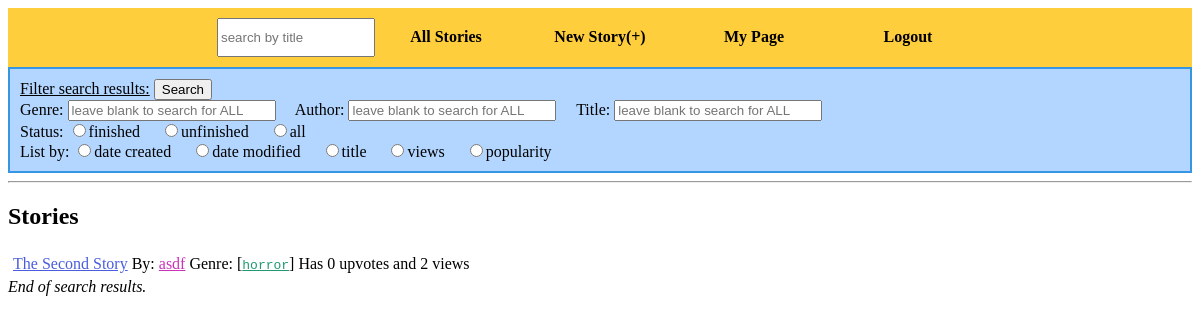
/search?genre=horror, run on the app's committed database.
### tables this page shows
CREATE TABLE stories (title TEXT, creator TEXT, id INTERGER PRIMARY KEY, genre TEXT, word_limit INTEGER, cooldown INTEGER, contributions INTEGER, finished BOOLEAN, likes INTEGER, views INTEGER);

### ourStory.py (the view)
@app.route('/search', methods = ['GET'])
def search_route():
    results = search.getAllStories()
    listUsers = False #jinja wont render this if you are not searching for author/user
    query = request.args.get("q", "")
    author = request.args.get("by", "")
    genre = request.args.get("genre", "")
    status = request.args.get("status", "")
    sortby = request.args.get("sort", "c")
    if query != "":
        results = search.filter_by_title(query, results)
    if genre != "":
        results = search.filter_by_genre(genre, results)
    if author != "":
        results = search.filter_by_author(author, results)
        listUsers = search.getUsers(author)
    if status != "":
        results = search.filter_by_status(status, results)
    results = search.sortby(sortby, results)
    return render_template("list.html", page_title="Search Results", listStories=results, listUsers=listUsers)

### util/search.py (called while the page is built)
def getAllStories():
    db = sqlite3.connect(db_name)
    c = db.cursor()
    list_of_tuples = c.execute("SELECT id, title, creator, genre, finished, likes, views, contributions FROM stories;").fetchall()
    list_of_stories = []
    for story in list_of_tuples:
        story = tuple_to_dictionary(story, ['id', 'title', 'author', 'genre', 'finished', 'popularity', 'views', 'contributions'])
        story["modified"] = c.execute("SELECT timestamp FROM story_0;").fetchall()[-1][0]
        list_of_stories.append(story)
    db.close()
    return list_of_stories

def tuple_to_dictionary(tuuple, list_of_keys):
    d = {} #the dictionary
    index = 0 #the column index
    while index < len(tuuple):
        d[ list_of_keys[index] ] = tuuple[index]
        index += 1
    return d

def filter_by_genre(genre, list_of_stories):
    results = []
    genre = genre.lower()
    for story in list_of_stories:
        storyGenre = story["genre"].replace('_', ' ')
        if storyGenre.find(genre) != -1 or genre.find(storyGenre) != -1:
            results.append(story)
    return results

def sortby(criteria, list_of_stories):
    if criteria == 'a':
        list_of_stories.sort(key = lambda story: story["title"])
    elif criteria == 'c':
        list_of_stories.sort(key = lambda story: story["id"])
    elif criteria == 'v':
        list_of_stories.sort(key = lambda story: story["views"])
    elif criteria == 'p':
        list_of_stories.sort(key = lambda story: story["popularity"])
    elif criteria == 'd':
        list_of_stories.sort(key = lambda story: story["modified"])
    return list_of_stories

### templates/list.html (shortened to what this page needs)
{% extends "base.html" %}
{% block body %}
<div class="form">
    <form method="GET" action="/search">
        <u>Filter search results:</u> <input type="submit" value="Search"> <br>
        Genre: <input type="text" name="genre" placeholder="leave blank to search for ALL">&nbsp;&nbsp;&nbsp;&nbsp;
        Author: <input type="text" name="by" placeholder="leave blank to search for ALL">&nbsp;&nbsp;&nbsp;&nbsp;
        Title: <input type="text" name="q" placeholder="leave blank to search for ALL"><br>
        Status: <input type="radio" name="status" value="finished">finished&nbsp;&nbsp;&nbsp;&nbsp; <input type="radio" name="status" value="unfinished">unfinished&nbsp;&nbsp;&nbsp;&nbsp; <input type="radio" name="status" value="all">all<br>
        List by: <input type="radio" name="sort" value="c">date created&nbsp;&nbsp;&nbsp;&nbsp; <input type="radio" name="sort" value="d">date modified&nbsp;&nbsp;&nbsp;&nbsp; <input type="radio" name="sort" value="a">title&nbsp;&nbsp;&nbsp;&nbsp; <input type="radio" name="sort" value="v">views&nbsp;&nbsp;&nbsp;&nbsp; <input type="radio" name="sort" value="p">popularity<br>
    </form>
</div>
<div id="results">
    <hr/>
    <h2>Stories</h2>
    <div id="stories" class="list">
    {% for story in listStories %}
        {% set id = story["id"] %}
        {% set who = story["author"] %}
        {% set genre = story["genre"] %}
        <div>
        <a class="storyLink" href="/story?id={{id}}">{{ story["title"] }}</a>
        By: <a class="userLink" href="/user?id={{who}}">{{ who }}</a>
        Genre: [<a class="genre" href="/search?genre={{genre}}">{{ genre }}</a>]
        Has {{ story["popularity"] }} upvotes and {{ story["views"] }} views
        </div>
    {% endfor %}
    <i>End of search results.</i>
    </div>
</div>
{% endblock %}

### static/storyStylesheet.css (style rules this page uses)
form { padding: none; margin: 0; }
div.form { border-color: #3696E3; border-style: solid; border-width: 2px; background-color: #B2D6FF; padding: 10px; }
div.form input[type=text] { width: 200px; }
a.storyLink { color: #495DDE; font-family: 'Georgia', serif; }
a.userLink { color: #CA32BA; }
.genre { font-family: monospace; color: #20996F; }
div.list div { padding: 5px; }

### data on the page
stories: title "The Second Story", listStories "asdf", listStories "horror"

### other printed values
{{ story["popularity"] }} "0"
{{ story["views"] }} "2"
